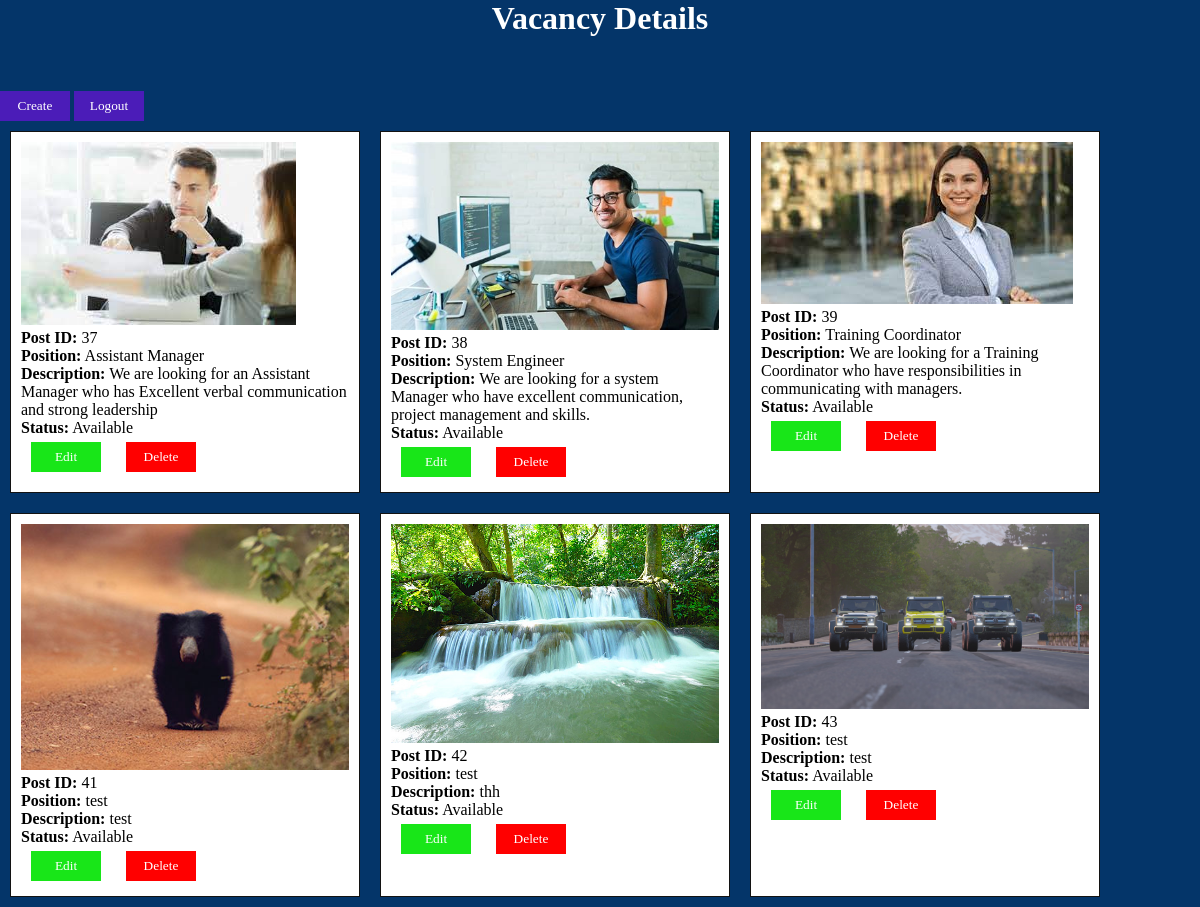
Page /php/hr_page.php on the committed database.
### tables this page shows
CREATE TABLE `about` (
  `image` blob NOT NULL,
  `Id` int(2) NOT NULL,
  `position` varchar(20) NOT NULL,
  `description` varchar(100) NOT NULL,
  `status` varchar(20) NOT NULL
);

### php/hr_page.php (the view, shortened to what this page needs)
<?php
include 'config.php';
?>
<!DOCTYPE html>
<html>
<head>
    <link rel="stylesheet" href="../css/hrpage.css">
</head>
<body>
<h1>Vacancy Details</h1>
<br><br><br>
<a href="createVacancy.php"><input class="create-button" type="button" value="Create"></a>
<a href="login.php"><input class="create-button" type="button" value="Logout"></a>
<div class="job-posts">
    <?php
    $sql = "SELECT * FROM about";
    $result = $conn->query($sql);
    if ($result->num_rows > 0) {
        while ($row = $result->fetch_assoc()) {
            echo '<div class="job-post">';
            $imagePath = '../images/uploads/' . basename($row["image"]);
            echo '<div class="post-image"><img src="' . $imagePath . '" alt="Job Post Image" style="max-width: 100%; height: auto;"></div>';
            echo '<div class="post-details">';
            echo '<p><strong>Post ID:</strong> ' . $row["Id"] . '</p>';
            echo '<p><strong>Position:</strong> ' . $row["position"] . '</p>';
            echo '<p><strong>Description:</strong> ' . $row["description"] . '</p>';
            echo '<p><strong>Status:</strong> ' . $row["status"] . '</p>';
            echo '<div class="post-actions">';
            echo '<a href="editVacancy.php?id=' . $row["Id"] . '"><input class="edit-button" type="button" value="Edit"></a>';
            echo '<a href="deleteVacancy.php?id=' . $row["Id"] . '"><input class="delete-button" type="button" value="Delete"></a>';
            echo '</div>';
            echo '</div>';
            echo '</div>';
        }
    } else {
        echo "<p>No job posts available.</p>";
    }
    ?>
</div>
</body>
</html>

### css/hrpage.css (style rules this page uses)
.job-posts { display: flex; flex-wrap: wrap; }
.job-post { width: 350px; margin: 10px; border: 1px solid #131313; padding: 10px; background-color: white; }
.post-image img { max-width: 100%; height: auto; }
.post-actions a { display: inline-block; margin-right: 5px; text-decoration: none; padding: 5px 10px; color: #fff; }
* { font-family: 'Times New Roman', Times, serif; margin: 0; padding: 0; text-decoration: none; list-style-type: none; box-sizing: border-box; }
body { background-color: #043569; }
h1 { color: rgb(255, 255, 255); }
.edit-button { background-color: rgb(24, 230, 24); color: #ffffff; width: 70px; height: 30px; border: #ffffff; }
.delete-button { background-color: red; color: #ffffff; width: 70px; height: 30px; border: #ffffff; }
h1 { text-align: center; }
.create-button { background-color:rgb(75, 28, 184); color: #ffffff; width: 70px; height: 30px; border: #ffffff; }

### rows in the picture
about: image (picture), Id "37", position "Assistant Manager", description "We are looking for an Assistant Manager who has Excellent verbal communication and strong leadership", status "Available"
about: image (picture), Id "38", position "System Engineer", description "We are looking for a system Manager who have excellent communication, project management and skills.", status "Available"
about: image (picture), Id "39", position "Training Coordinator", description "We are looking for a Training Coordinator who have responsibilities in communicating with managers.", status "Available"
about: image (picture), Id "41", position "test", description "test", status "Available"
about: image (picture), Id "42", position "test", description "thh", status "Available"
about: image (picture), Id "43", position "test", description "test", status "Available"
